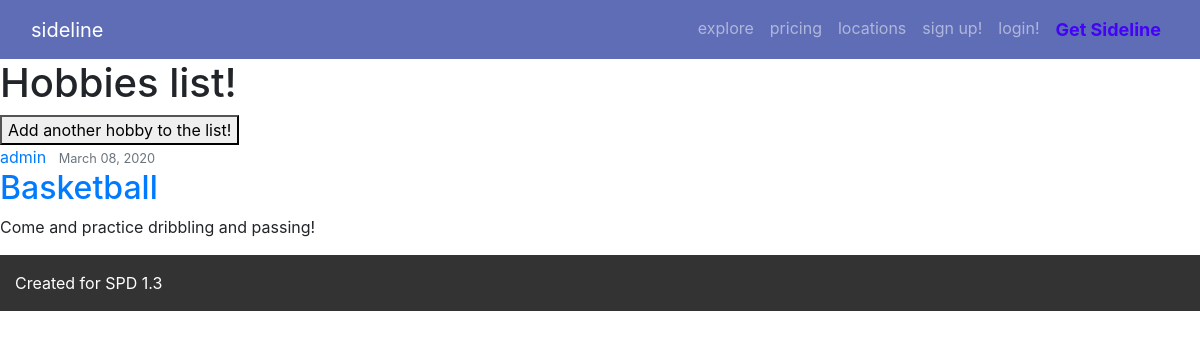
Page /hobbies/list on the earlier database version.
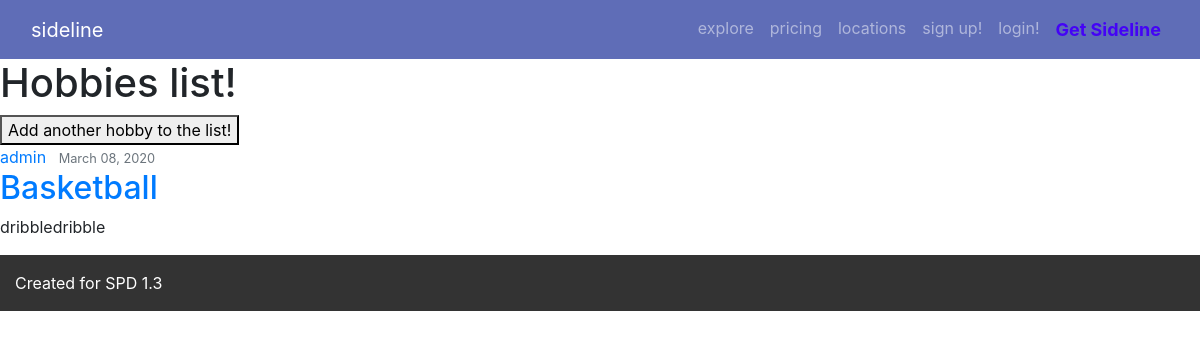
Same page on the later database version.
### hobbies/models.py (models this page shows, shortened)
class Hobbies(models.Model):
    title = models.CharField(max_length=100)
    content = models.TextField()
    date_posted = models.DateTimeField(default=timezone.now)
    author = models.ForeignKey(User, on_delete=models.CASCADE)

### hobbies/views.py (the view)
# urls.py: path('hobbies/list', HobbiesListView.as_view(), name='hobbies-list'),
class HobbiesListView(ListView):
    model = Hobbies
    template_name = 'hobbies/list.html'    #<app>/<model>_<viewtype>.html
    context_object_name = 'hobbies'
    ordering = ['-date_posted']

### hobbies/templates/hobbies/hobbies_list.html (shortened to what this page needs)
{% extends "hobbies/base.html" %}
{% load static %}
{% block content %}
    <h1>Hobbies list!</h1>
    <a href="{% url 'hobbies-create' %}"><button>Add another hobby to the list!</button></a>
    {% for hobby in hobbies %}
        <article class="media content-section">
            <div class="media-body">
                <div class="article-metadata">
                    <a class="mr-2" href="#">{{ hobby.author }}</a>
                    <small class="text-muted">{{ hobby.date_posted|date:"F d, Y" }}</small>
                </div>
                <h2><a class="article-title" href="{% url 'hobbies-detail' hobby.id %}">{{ hobby.title }}</a></h2>
                <p class="article-content">{{ hobby.content }}</p>
            </div>
        </article>
    {% endfor %}
{% endblock content %}

Differences in the rows shown:
changed Hobbies "Basketball": content "Come and practice dribbling and passing!" → "dribbledribble"
